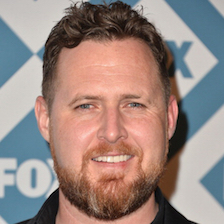
#> input picture deepface/samples/ajb.jpg, 224 x 224 px
$ python -i functions.py   (imports and definitions only)
#> lines starting #> are read from the running program, lines starting #| are printed output that depends on the picture
import hashlib
import math
import os
from pathlib import Path
from typing import Tuple

import cv2
import numpy as np
import pandas as pd
from PIL import Image
from keras.preprocessing import image


# [99 lines left out: functions distance, findFileHash, initializeFolder, findThreshold, not called in this run]


def detectFace(image_path, target_size=None, grayscale=False) -> Tuple[np.ndarray, float, bool, Tuple[int]]:
    """
    detects the face in an image, rotates (roll) if necessary (based on location of two eyes), and resizes the face.
    if no face is found, the whole image is resized. if no eyes are found, or no face is found after rotation,
    no rotation is applied
    :return: the cropped, rotated, resized image, the rotation used, whether a face was found and the
    original resolution of the face (not of the image!)
    """
#> called with image_path = '../samples/ajb.jpg', grayscale = False
    opencv_home = cv2.__file__
    folders = opencv_home.split(os.path.sep)[0:-1]

    path = folders[0]
    for folder in folders[1:]:
        path = path + "/" + folder

    face_detector_path = path + "/data/haarcascade_frontalface_default.xml"
    eye_detector_path = path + "/data/haarcascade_eye.xml"

    if os.path.isfile(face_detector_path) != True:
        raise ValueError("Confirm that opencv is installed on your environment! Expected path ", face_detector_path,
                         " violated.")

        # --------------------------------

    face_detector = cv2.CascadeClassifier(face_detector_path)
    eye_detector = cv2.CascadeClassifier(eye_detector_path)

    img = cv2.imread(image_path)
#> img is the input picture: shape (224, 224, 3); mean B, G, R 128.4, 134.2, 153.1

    img_raw = img.copy()

    # --------------------------------

    faces = face_detector.detectMultiScale(img, 1.3, 5)
#> faces = [[43, 53, 134, 134]]

    rotation = 0
    detected_face = None
    if len(faces) > 0:
        x, y, w, h = faces[0]
#> x = 43; y = 53; w = 134; h = 134
        detected_face = img[int(y):int(y + h), int(x):int(x + w)]
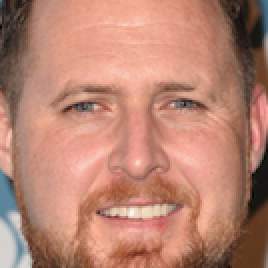
#> detected_face: shape (134, 134, 3) (shown 2 times larger); mean B, G, R 113.3, 131.3, 184.4
        detected_face_gray = cv2.cvtColor(detected_face, cv2.COLOR_BGR2GRAY)
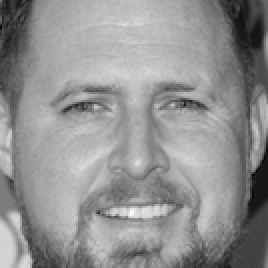
#> detected_face_gray: shape (134, 134) (shown 2 times larger); min 3, max 252, mean 145.1
        face_found = True

        # ---------------------------
        # face alignment

        eyes = eye_detector.detectMultiScale(detected_face_gray)
#> eyes = [[28, 37, 32, 32]]

        if len(eyes) >= 2:
            # find the largest 2 eye
            base_eyes = eyes[:, 2]

            items = []
            for i in range(0, len(base_eyes)):
                item = (base_eyes[i], i)
                items.append(item)

            df = pd.DataFrame(items, columns=["length", "idx"]).sort_values(by=['length'], ascending=False)

            eyes = eyes[df.idx.values[0:2]]

            # -----------------------
            # decide left and right eye

            eye_1 = eyes[0];
            eye_2 = eyes[1]

            if eye_1[0] < eye_2[0]:
                left_eye = eye_1
                right_eye = eye_2
            else:
                left_eye = eye_2
                right_eye = eye_1

                # -----------------------
                # find center of eyes

            left_eye_center = (int(left_eye[0] + (left_eye[2] / 2)), int(left_eye[1] + (left_eye[3] / 2)))
            left_eye_x = left_eye_center[0];
            left_eye_y = left_eye_center[1]

            right_eye_center = (int(right_eye[0] + (right_eye[2] / 2)), int(right_eye[1] + (right_eye[3] / 2)))
            right_eye_x = right_eye_center[0];
            right_eye_y = right_eye_center[1]

            # -----------------------
            # find rotation direction

            if left_eye_y > right_eye_y:
                point_3rd = (right_eye_x, left_eye_y)
                direction = -1  # rotate same direction to clock
            else:
                point_3rd = (left_eye_x, right_eye_y)
                direction = 1  # rotate inverse direction of clock

                # -----------------------
                # find length of triangle edges

            a = distance(left_eye_center, point_3rd)
            b = distance(right_eye_center, point_3rd)
            c = distance(right_eye_center, left_eye_center)

            # -----------------------
            # apply cosine rule

            cos_a = (b * b + c * c - a * a) / (2 * b * c)
            angle = np.arccos(cos_a)  # angle in radian
            angle = (angle * 180) / math.pi  # radian to degree

            # -----------------------
            # rotate base image

            if direction == -1:
                angle = 90 - angle

            img = Image.fromarray(img_raw)
            img = np.array(img.rotate(direction * angle))

            # you recover the base image and face detection disappeared. apply again.
            faces = face_detector.detectMultiScale(img, 1.3, 5)
            if len(faces) > 0:
                x, y, w, h = faces[0]
                detected_face = img[int(y):int(y + h), int(x):int(x + w)]
                # only save the rotation if it was actually applied (i.e. a face was found again)
                rotation = direction * angle
                # -----------------------

                # face alignment block end
                # ---------------------------

    if detected_face is None:
        detected_face = img
        face_found = False
    original_resolution = detected_face.shape
#> original_resolution = (134, 134, 3)
    # face alignment block needs colorful images. that's why, converting to gray scale logic moved to here.
    if grayscale == True:
        detected_face = cv2.cvtColor(detected_face, cv2.COLOR_BGR2GRAY)

    if target_size:
        detected_face = cv2.resize(detected_face, target_size)

#> (the run stopped early here; a loop or call above may not have finished)

$ run again, on deepface/samples/ak.jpg
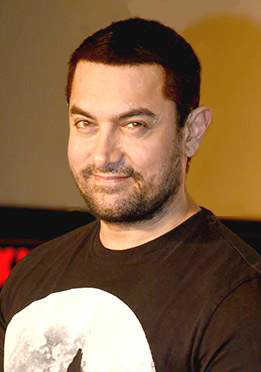
#> input picture deepface/samples/ak.jpg, 261 x 372 px
#> in detectFace, img is the input picture: shape (372, 261, 3); mean B, G, R 69.3, 100.2, 132.4
#> in detectFace, `faces = face_detector.detectMultiScale(img, 1.3, 5)`: faces = [[48, 77, 121, 121]]
#> in detectFace, `x, y, w, h = faces[0]`: x = 48; y = 77; w = 121
#> in detectFace, `eyes = eye_detector.detectMultiScale(detected_face_gray)`: eyes = [[22, 32, 28, 28], [71, 32, 32, 32]]
#> base_eyes = [28, 32]
#> the loop in detectFace, `for i in range(0, len(base_eyes)):` made 2 passes
#> item on passes 1 to 2: (28, 0), (32, 1)
#> after the loop in detectFace, `for i in range(0, len(base_eyes)):`: items = [(28, 0), (32, 1)]
#> df = table of 2 rows and 2 columns
#> in detectFace, `eyes = eyes[df.idx.values[0:2]]`: eyes = [[71, 32, 32, 32], [22, 32, 28, 28]]
#> eye_1 = [71, 32, 32, 32]
#> eye_2 = [22, 32, 28, 28]
#> right_eye = [71, 32, 32, 32]
#> left_eye_center = (36, 46)
#> left_eye_x = 36
#> left_eye_y = 46
#> right_eye_center = (87, 48)
#> right_eye_x = 87
#> right_eye_y = 48
#> point_3rd = (36, 48)
#> x1 = 36
#> y1 = 46
#> x2 = 36
#> y2 = 48
#> a = 2
#> b = 51
#> c = 51.04
#> cos_a = 0.999
#> in detectFace, `angle = np.arccos(cos_a)`: angle = 0.0392
#> in detectFace, `angle = (angle * 180) / math.pi`: angle = 2.25
#> in detectFace, `img = np.array(img.rotate(direction * angle))`:
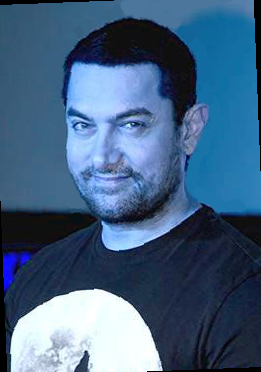
#> img: shape (372, 261, 3); mean R, G, B 68, 98.4, 130.1
#> in detectFace, `faces = face_detector.detectMultiScale(img, 1.3, 5)`: faces = [[47, 77, 122, 122]]
#> in detectFace, `x, y, w, h = faces[0]`: x = 47; w = 122
#> in detectFace, `detected_face = img[int(y):int(y + h), int(x):int(x + w)]`:
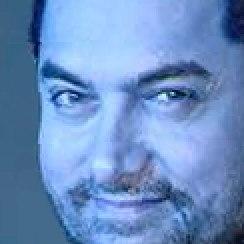
#> detected_face: shape (122, 122, 3) (shown 2 times larger); mean R, G, B 106.7, 142.6, 193.5
#> rotation = 2.25
